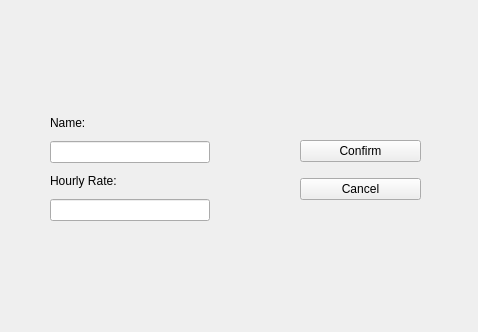
<?xml version="1.0" encoding="UTF-8"?>
<ui version="4.0">
 <class>AddEmployee</class>
 <widget class="QWidget" name="AddEmployee">
  <property name="geometry">
   <rect>
    <x>0</x>
    <y>0</y>
    <width>478</width>
    <height>332</height>
   </rect>
  </property>
  <property name="windowTitle">
   <string>Form</string>
  </property>
  <widget class="QWidget" name="verticalLayoutWidget">
   <property name="geometry">
    <rect>
     <x>50</x>
     <y>110</y>
     <width>160</width>
     <height>111</height>
    </rect>
   </property>
   <layout class="QVBoxLayout" name="verticalLayout">
    <item>
     <widget class="QLabel" name="nameLabel">
      <property name="text">
       <string>Name:</string>
      </property>
     </widget>
    </item>
    <item>
     <widget class="QLineEdit" name="nameLineEdit"/>
    </item>
    <item>
     <widget class="QLabel" name="hourlyRateLabel">
      <property name="text">
       <string>Hourly Rate:</string>
      </property>
     </widget>
    </item>
    <item>
     <widget class="QLineEdit" name="hourlyRateLineEdit"/>
    </item>
   </layout>
  </widget>
  <widget class="QWidget" name="verticalLayoutWidget_2">
   <property name="geometry">
    <rect>
     <x>300</x>
     <y>130</y>
     <width>121</width>
     <height>80</height>
    </rect>
   </property>
   <layout class="QVBoxLayout">
    <item>
     <widget class="QPushButton" name="confirmButton">
      <property name="text">
       <string>Confirm</string>
      </property>
     </widget>
    </item>
    <item>
     <widget class="QPushButton" name="cancelButton">
      <property name="text">
       <string>Cancel</string>
      </property>
     </widget>
    </item>
   </layout>
  </widget>
 </widget>
 <resources/>
 <connections/>
</ui>
